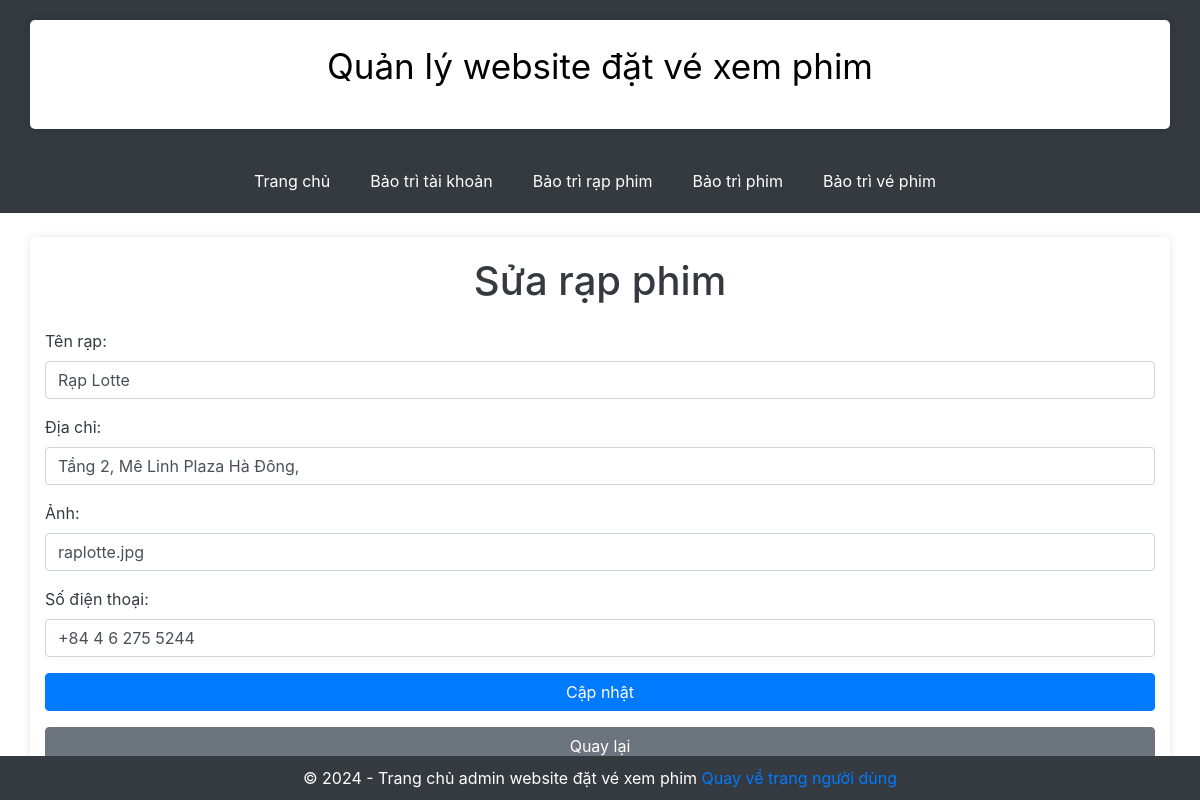
/adminWeb.php?action=edit&id=1, run on the app's committed database.
### tables this page shows
CREATE TABLE `rap` (
  `MaRap` int(11) NOT NULL,
  `TenRap` varchar(30) DEFAULT NULL,
  `DiaChi` varchar(30) DEFAULT NULL,
  `Anh` varchar(255) NOT NULL,
  `Sdt` varchar(255) NOT NULL
);

### controllers/BaoTriRapController.php (called while the page is built, shortened)
<?php
require_once 'models/RapModel.php';
class BaoTriRapController {
    public function edit($id) {
        $rap = RapModel::getRapById($id);
        require 'views/BaoTriRap/edit.php';
    }
}
?>

### models/RapModel.php (called while the page is built, shortened)
<?php
class RapModel {
    private $id;
    private $tenRap;
    private $diaChi;
    private $anh;
    private $soDienThoai;
    public function __construct($id, $tenRap, $diaChi, $anh,$soDienThoai) {
        $this->id = $id;
        $this->tenRap = $tenRap;
        $this->diaChi = $diaChi;
        $this->anh = $anh;
        $this->soDienThoai = $soDienThoai;
    }
    public function getId() {
        return $this->id;
    }
    public function getTenRap() {
        return $this->tenRap;
    }
    public function getDiaChi() {
        return $this->diaChi;
    }
    public function getAnh() {
        return $this->anh;
    }
    public function getSoDienThoai() {
        return $this->soDienThoai;
    }
    public static function getRapById($id) {
        $conn = new mysqli('localhost', 'root', '', 'db_xemphim');
        $sql = "SELECT MaRap,TenRap, DiaChi, Sdt, Anh FROM rap WHERE MaRap = ?";
        $stmt = $conn->prepare($sql);
        $stmt->bind_param("i", $id);
        $stmt->execute();
        $result = $stmt->get_result();
        $rap = null;
        if ($result->num_rows > 0) {
            $row = $result->fetch_assoc();
            $rap = new RapModel($row['MaRap'], $row['TenRap'], $row['DiaChi'], $row['Anh'], $row['Sdt']);
        }
        return $rap;
    }
}
?>

### views/BaoTriRap/edit.php (the view, shortened to what this page needs)
<!DOCTYPE html>
<html lang="en">
<head>
    <link href="https://stackpath.bootstrapcdn.com/bootstrap/4.5.2/css/bootstrap.min.css" rel="stylesheet">
</head>
<body>
    <div class="container mt-4">
        <h1 class="text-center mb-4">Sửa rạp phim</h1>
        <form action="adminWeb.php?action=update&id=<?php echo $rap->getId(); ?>" method="post">
            <div class="form-group">
                <label for="tenRap">Tên rạp:</label>
                <input type="text" id="tenRap" name="tenRap" value="<?php echo $rap->getTenRap(); ?>"
                    class="form-control" required>
            </div>
            <div class="form-group">
                <label for="diaChi">Địa chỉ:</label>
                <input type="text" id="diaChi" name="diaChi" value="<?php echo $rap->getDiaChi(); ?>"
                    class="form-control" required>
            </div>
            <div class="form-group">
                <label for="anh">Ảnh:</label>
                <input type="text" id="anh" name="anh" value="<?php echo $rap->getAnh(); ?>" class="form-control"
                    required>
            </div>
            <div class="form-group">
                <label for="soDienThoai">Số điện thoại:</label>
                <input type="text" id="soDienThoai" name="soDienThoai" value="<?php echo $rap->getSoDienThoai(); ?>"
                    class="form-control" required>
            </div>
            <button type="submit" class="btn btn-primary btn-block">Cập nhật</button>
        </form>
        <a href="adminWeb.php?action=index" class="btn btn-secondary btn-block mt-3">Quay lại</a>
    </div>
</body>
</html>

### adminWeb.php (style rules this page uses)
body { background-color: #f8f9fa; font-family: Arial, sans-serif; color: #343a40; }
.container { background-color: #ffffff; color: #343a40; padding: 20px; border-radius: 5px; box-shadow: 0 0 10px rgba(0, 0, 0, 0.1); }
.mt-4 { margin-top: 20px; }

### data on the page
rap: tenRap "Rạp Lotte", diaChi "Tầng 2, Mê Linh Plaza Hà Đông,", anh "raplotte.jpg", soDienThoai "+84 4 6 275 5244"
